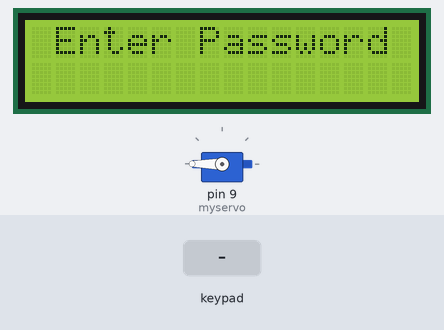
Recording of a sketch running on a simulated Arduino Uno, built with avr-gcc and run on an emulated ATmega328P. On the bench: servo, 16×2 character LCD. The inputs (shaded band) are chosen by the test bench.

Above: at 4.8 s.
4.9 s: keypad keys 1 2 3 4 5 6 pressed 0.4 s apart
At 8.6 s:
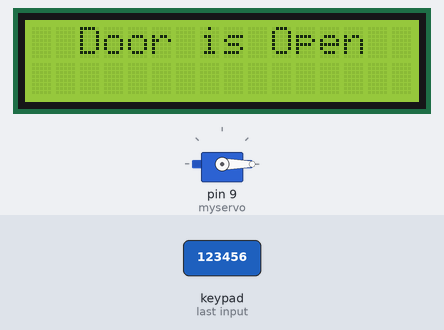
8.9 s: key '#' pressed
At 10.4 s:
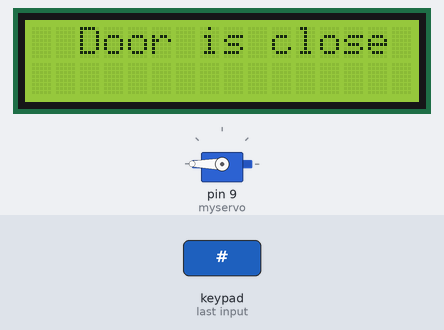
11.9 s: keypad keys 1 3 9 7 2 2 # pressed 0.4 s apart
At 15.8 s:
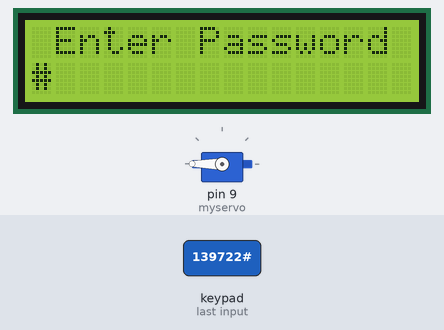
16.4 s: key 'A' pressed
At 17.0 s:
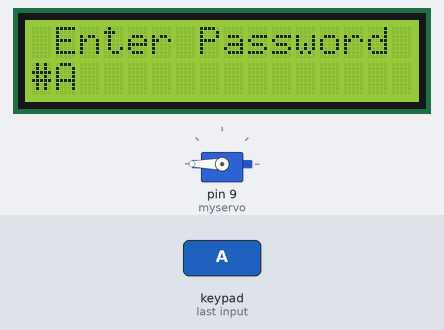
17.9 s: key 'B' pressed
At 18.2 s:
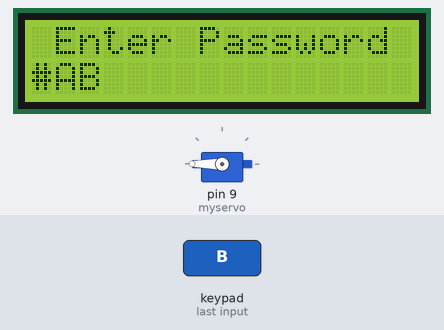
19.4 s: keypad keys 1 2 3 4 5 6 * pressed 0.4 s apart
At 22.3 s:
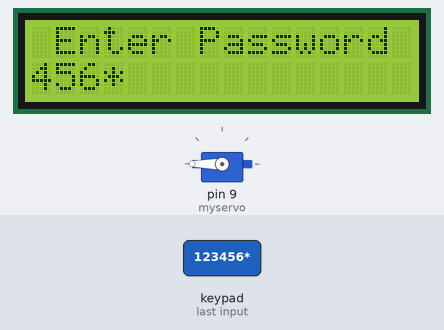
Timing chart, 0 to 23.8 s (numbered marks = the images above; inputs shaded):
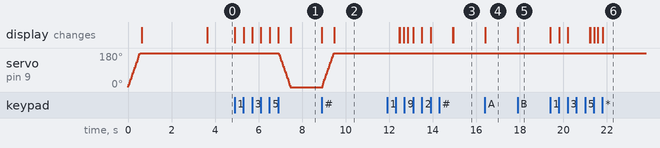

Measured:
- after the input at 4.9 s, servo on pin 9 (myservo): moves from 180° to 0° over 0.51 s, starting after 2.0 s; the display: first changes at once (image 1 shows a later state)
- after the input at 8.9 s, servo on pin 9 (myservo): moves from 0° to 180° over 0.51 s, starting at once; the display: first changes at once (image 2 shows a later state)
- after the input at 11.9 s, the display: first differs from a run without the input after 0.59 s (image 3 shows a later state)
- after the input at 16.4 s, the display: changes at once (image 4)
- after the input at 17.9 s, the display: changes at once (image 5)
- after the input at 19.4 s, the display: first changes at once (image 6 shows a later state)

The sketch:

coding.ino
```cpp
#include <Keypad.h>
#include <LiquidCrystal.h>
#include <Servo.h>

Servo myservo;

LiquidCrystal lcd(A0, A1, A2, A3, A4, A5);

#define Password_Length 7 // Give enough room for six chars + NULL char

int pos = 0;    // variable to store the servo position

char Data[Password_Length]; // 6 is the number of chars it can hold + the null char = 7
char Master[Password_Length] = "123456";
byte data_count = 0, master_count = 0;
bool Pass_is_good;
char customKey;

const byte ROWS = 4;
const byte COLS = 4;
char keys[ROWS][COLS] = {
  {'1', '2', '3','A'},
  {'4', '5', '6','B'},
  {'7', '8', '9','C'},
  {'*', '0', '#','D'}
};
bool door = true;

byte rowPins[ROWS] = {0,1, 2, 3}; //connect to the row pinouts of the keypad
byte colPins[COLS] = {4,5, 6,7}; //connect to the column pinouts of the keypad

Keypad customKeypad( makeKeymap(keys), rowPins, colPins, ROWS, COLS); //initialize an instance of class NewKeypad

void setup()
{
  myservo.attach(9);
  ServoClose();
  lcd.begin(16, 2);
  lcd.print(" Arduino Door");
  lcd.setCursor(0, 1);
  lcd.print("--Look project--");
  delay(3000);
  lcd.clear();

}

void loop()
{
  if (door == 0)
  {
    customKey = customKeypad.getKey();

    if (customKey == '#')

    {
      lcd.clear();
      ServoClose();
      lcd.print("  Door is close");
      delay(3000);
      door = 1;
    }
  }

  else Open();
}

void clearData()
{
  while (data_count != 0)
  { // This can be used for any array size,
    Data[data_count--] = 0; //clear array for new data
  }
  return;
}

void ServoOpen()
{
  for (pos = 180; pos >= 0; pos -= 5) { // goes from 0 degrees to 180 degrees
    // in steps of 1 degree
    myservo.write(pos);              // tell servo to go to position in variable 'pos'
    delay(15);                       // waits 15ms for the servo to reach the position
  }
}

void ServoClose()
{
  for (pos = 0; pos <= 180; pos += 5) { // goes from 180 degrees to 0 degrees
    myservo.write(pos);              // tell servo to go to position in variable 'pos'
    delay(15);                       // waits 15ms for the servo to reach the position
  }
}

void Open()
{
  lcd.setCursor(0, 0);
  lcd.print(" Enter Password ");

  customKey = customKeypad.getKey();
  if (customKey) // makes sure a key is actually pressed, equal to (customKey != NO_KEY)
  {
    Data[data_count] = customKey; // store char into data array
    lcd.setCursor(data_count, 1); // move cursor to show each new char
    lcd.print(Data[data_count]); // print char at said cursor
    data_count++; // increment data array by 1 to store new char, also keep track of the number of chars entered
  }

  if (data_count == Password_Length - 1) // if the array index is equal to the number of expected chars, compare data to master
  {
    if (!strcmp(Data, Master)) // equal to (strcmp(Data, Master) == 0)
    {
      lcd.clear();
      ServoOpen();
      lcd.print("  Door is Open");
      door = 0;
    }
    else
    {
      lcd.clear();
      lcd.print("  Wrong Password ");
      delay(1000);
      door = 1;
    }
    clearData();
  }
}
```
